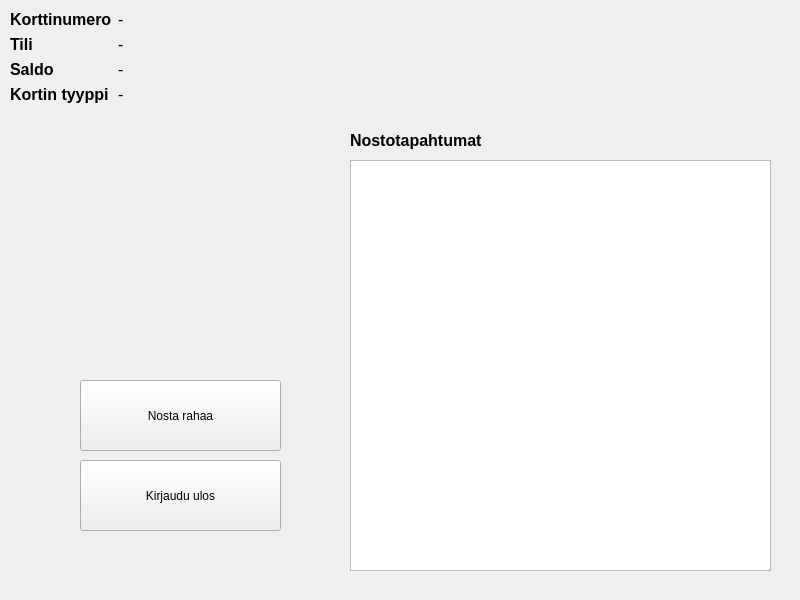
<?xml version="1.0" encoding="UTF-8"?>
<ui version="4.0">
 <class>AccountInfo</class>
 <widget class="QWidget" name="AccountInfo">
  <property name="geometry">
   <rect>
    <x>0</x>
    <y>0</y>
    <width>800</width>
    <height>600</height>
   </rect>
  </property>
  <property name="windowTitle">
   <string>Form</string>
  </property>
  <widget class="QWidget" name="verticalLayoutWidget">
   <property name="geometry">
    <rect>
     <x>10</x>
     <y>10</y>
     <width>421</width>
     <height>111</height>
    </rect>
   </property>
   <layout class="QFormLayout" name="formLayout">
    <item row="0" column="0">
     <widget class="QLabel" name="label">
      <property name="font">
       <font>
        <pointsize>12</pointsize>
        <bold>true</bold>
       </font>
      </property>
      <property name="text">
       <string>Korttinumero</string>
      </property>
     </widget>
    </item>
    <item row="0" column="1">
     <widget class="QLabel" name="cardNumber">
      <property name="font">
       <font>
        <pointsize>12</pointsize>
       </font>
      </property>
      <property name="text">
       <string>-</string>
      </property>
     </widget>
    </item>
    <item row="1" column="0">
     <widget class="QLabel" name="label_2">
      <property name="font">
       <font>
        <pointsize>12</pointsize>
        <bold>true</bold>
       </font>
      </property>
      <property name="text">
       <string>Tili</string>
      </property>
     </widget>
    </item>
    <item row="1" column="1">
     <widget class="QLabel" name="accountNumber">
      <property name="font">
       <font>
        <pointsize>12</pointsize>
       </font>
      </property>
      <property name="text">
       <string>-</string>
      </property>
     </widget>
    </item>
    <item row="2" column="0">
     <widget class="QLabel" name="label_3">
      <property name="font">
       <font>
        <pointsize>12</pointsize>
        <bold>true</bold>
       </font>
      </property>
      <property name="text">
       <string>Saldo</string>
      </property>
     </widget>
    </item>
    <item row="2" column="1">
     <widget class="QLabel" name="accountBalance">
      <property name="font">
       <font>
        <pointsize>12</pointsize>
       </font>
      </property>
      <property name="text">
       <string>-</string>
      </property>
     </widget>
    </item>
    <item row="3" column="0">
     <widget class="QLabel" name="label_5">
      <property name="font">
       <font>
        <pointsize>12</pointsize>
        <bold>true</bold>
       </font>
      </property>
      <property name="text">
       <string>Kortin tyyppi</string>
      </property>
     </widget>
    </item>
    <item row="3" column="1">
     <widget class="QLabel" name="accountType">
      <property name="font">
       <font>
        <pointsize>12</pointsize>
       </font>
      </property>
      <property name="text">
       <string>-</string>
      </property>
     </widget>
    </item>
   </layout>
  </widget>
  <widget class="QPushButton" name="withdraw">
   <property name="geometry">
    <rect>
     <x>80</x>
     <y>380</y>
     <width>201</width>
     <height>71</height>
    </rect>
   </property>
   <property name="text">
    <string>Nosta rahaa</string>
   </property>
  </widget>
  <widget class="QTextBrowser" name="withdrawals">
   <property name="geometry">
    <rect>
     <x>350</x>
     <y>160</y>
     <width>421</width>
     <height>411</height>
    </rect>
   </property>
  </widget>
  <widget class="QLabel" name="label_4">
   <property name="geometry">
    <rect>
     <x>350</x>
     <y>130</y>
     <width>161</width>
     <height>21</height>
    </rect>
   </property>
   <property name="font">
    <font>
     <pointsize>12</pointsize>
     <bold>true</bold>
    </font>
   </property>
   <property name="text">
    <string>Nostotapahtumat</string>
   </property>
  </widget>
  <widget class="QPushButton" name="logout">
   <property name="geometry">
    <rect>
     <x>80</x>
     <y>460</y>
     <width>201</width>
     <height>71</height>
    </rect>
   </property>
   <property name="text">
    <string>Kirjaudu ulos</string>
   </property>
  </widget>
 </widget>
 <resources/>
 <connections/>
</ui>
